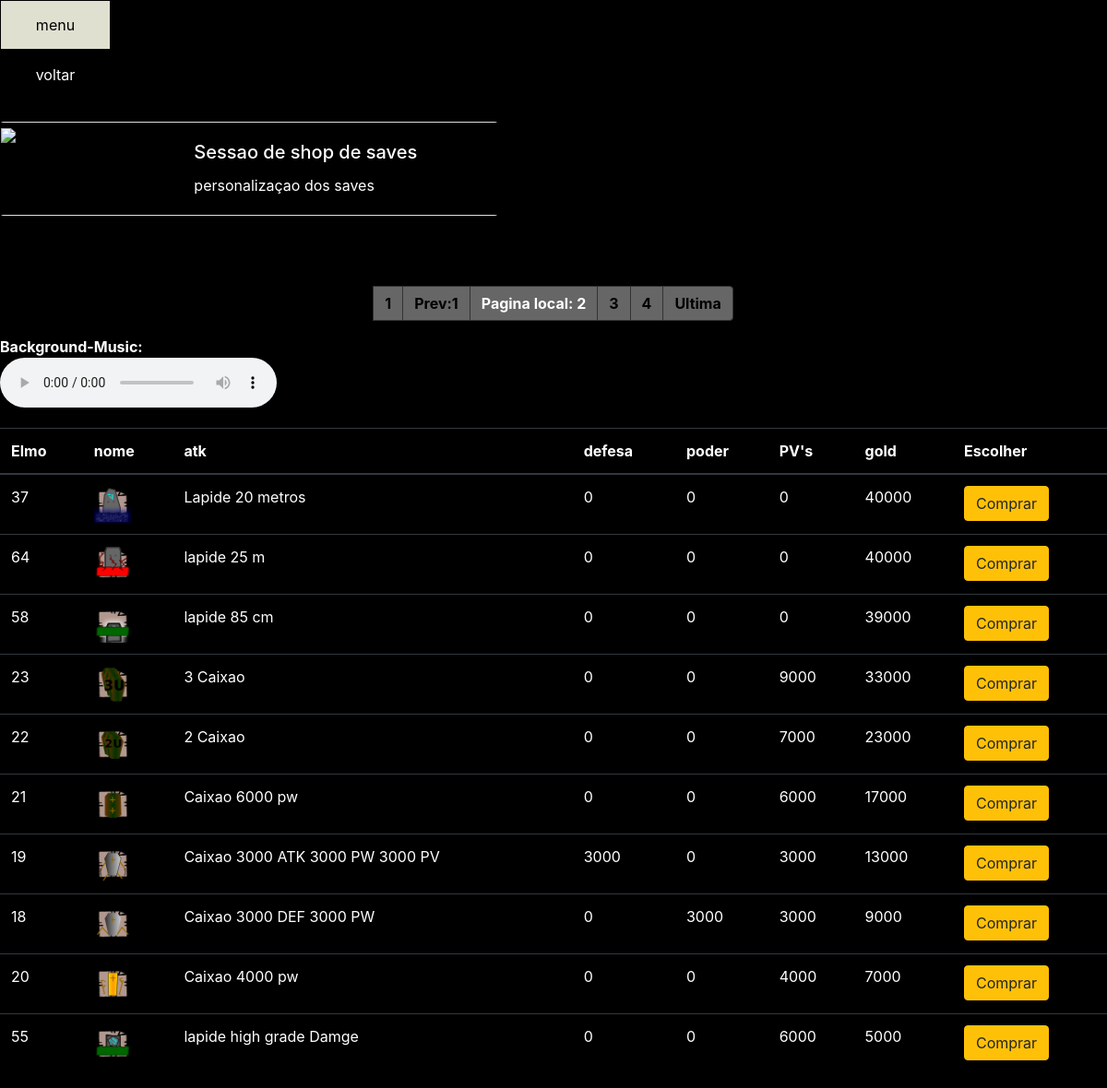
Page /menus/static/key_12initial.php?pagina=2 on the committed database.
### tables this page shows
CREATE TABLE IF NOT EXISTS `shops` (
  `inv_id` int(6) NOT NULL AUTO_INCREMENT,
  `inv_dono` varchar(250) DEFAULT NULL,
  `inv_nome` varchar(250) DEFAULT NULL,
  `inv_nome_item` varchar(250) DEFAULT NULL,
  `inv_mod` varchar(5000) DEFAULT NULL,
  `inv_slots` int(9) DEFAULT NULL,
  `inv_gold` int(8) DEFAULT NULL,
  `nome_da` varchar(250) DEFAULT NULL,
  `inv_type` varchar(250) DEFAULT NULL,
  `inv_loot` int(8) DEFAULT NULL,
  `inv_capacidade` int(14) DEFAULT NULL,
  `inv_atk` int(7) DEFAULT NULL,
  `inv_def` int(7) DEFAULT NULL,
  `inv_pw` int(7) DEFAULT NULL,
  `inv_hp_min` int(10) DEFAULT NULL,
  `inv_hp_max` int(10) DEFAULT NULL,
  `inv_mp_min` int(10) DEFAULT NULL,
  `inv_mp_max` int(10) DEFAULT NULL,
  `inv_tipo` varchar(250) DEFAULT NULL,
  `inv_kit` varchar(250) DEFAULT NULL,
  `inv_shop` varchar(250) DEFAULT NULL,
  `inv_cod_1` varchar(250) DEFAULT NULL,
  `inv_cod_2` varchar(250) DEFAULT NULL,
  `inv_cod_3` varchar(250) DEFAULT NULL,
  `inv_cod_final` varchar(250) DEFAULT NULL,
  PRIMARY KEY (`inv_id`)
);

### menus/static/key_12initial.php (the view, shortened to what this page needs)
<?php
include('../../login-cadastro/db/conexao.php');
?>
<!DOCTYPE html>
<html lang="pt-br">
  <head>
           <link rel="stylesheet" href="../../home/View/css/key_23.css">
           <link rel="stylesheet" href="https://maxcdn.bootstrapcdn.com/bootstrap/4.0.0/css/bootstrap.min.css">
           <link rel="stylesheet" href="https://cdnjs.cloudflare.com/ajax/libs/font-awesome/5.15.2/css/all.min.css" />
  <link rel="stylesheet" href="css/styles.css?v=1.0">
  </head>
  <body>
  <div class="links">
  <a class= "menu" href="key_24.php">menu</a>
<br>
  <a class= "voltar" href="key_473.php">voltar</a>
<br>
</div>
    </a><br>
   <div class="card mb-3" style="max-width: 540px;">
  <div class="row g-0">
    <div class="col-md-4">
      <img src="../../static/npcs2/misszumbi1.png" >
    </div>
    <div class="col-md-8">
      <div class="card-body">
        <h5 class="card-title"> Sessao de shop de saves  </h5>
        <p class="card-text"> personalizaçao dos saves</p>
      </div>
    </div>
  </div>
</div>
<table class="table table-dark">
  <thead>
    <tr>
      <th scope="col">Elmo</th>
      <th scope="col">nome</th>
      <th scope="col">atk</th>
      <th scope="col">defesa</th>
       <th scope="col">poder</th>
       <th scope="col">PV's</th>
       <th scope="col">gold</th>
      <th scope="col">Escolher</th>
    </tr>
  </thead>
  <tbody>
<?php
    $pagina_atual = filter_input(INPUT_GET,'pagina', FILTER_SANITIZE_NUMBER_INT);
    $pagina = (!empty($pagina_atual)) ? $pagina_atual : 1;
    $qnt_result_pg = 10;
    $inicio = ($qnt_result_pg * $pagina) - $qnt_result_pg;
$result_usuarios= $pdo-> prepare( "SELECT * FROM shops  WHERE nome_da = 'Initial' ORDER BY inv_gold desc LIMIT $qnt_result_pg OFFSET $inicio");
$result_usuarios-> execute();
$resultado_usuarios = $result_usuarios-> fetchAll( PDO::FETCH_ASSOC );
foreach($resultado_usuarios as  $row_usuario) {
echo "<form action='key_12enemy1_bck.php' method='POST'>";
      echo "<div class='buttoin'>";
            echo "<div class='card-content'>";
            echo "<div class='content'>";
          echo "<tr>";
          echo "<td scope='row'>".$row_usuario['inv_id']."</td>";
          echo "<td><img style='width:40px;height:40px' src=".$row_usuario['inv_nome']."></td>";
          echo "<td>" .$row_usuario["inv_nome_item"]. "</td>";
          echo "<td>" . $row_usuario['inv_atk'] . "</td>";
          echo "<td>" . $row_usuario['inv_def'] . "</td>";
          echo "<td>" . $row_usuario['inv_pw'] . "</td>";
         echo "<td>" . $row_usuario['inv_gold'] . "</td>";
 echo "<td><button type='submit' class='btn btn-warning'>Comprar</button></td>";
 echo "</div>";
            echo "</div>";
            echo "</div>";
      echo "</form>";
    }
    $result_pg= $pdo-> prepare( "SELECT COUNT(inv_id) AS num_result FROM shops WHERE nome_da = 'Initial'");
    $result_pg-> execute();
$resultado_pg = $result_pg-> fetchAll( PDO::FETCH_ASSOC );
foreach($resultado_pg as   $row_pg ) {
    $quantidade_pg = ceil($row_pg['num_result'] / $qnt_result_pg);
    $max_links = 2;
       echo "<nav aria-label='Page navigation example'>";
        echo "<ul class='pagination justify-content-center'>";
     echo " <a href='key_12initial.php?pagina=1'class='page-link' aria-label='Goto page 1'>1</a>";
    for($pag_ant = $pagina - $max_links; $pag_ant <= $pagina - 1; $pag_ant++){
      if($pag_ant >= 1){
        echo "<li class='page-item'><a class='page-link' href='key_12initial.php?pagina=$pag_ant' > Prev:".$pag_ant."</a></li>";
      }
    }
    echo "<li class='page-item'><a class='page-link' aria-current='page'>Pagina local: ".$pagina." </a></li> ";
    for($pag_dep = $pagina + 1; $pag_dep <= $pagina + $max_links; $pag_dep++){
      if($pag_dep <= $quantidade_pg){
        echo "<li class='page-item'><a class='page-link' href='key_12initial.php?pagina=$pag_dep'>$pag_dep</a> ";
      }
    }
    echo "<li class='page-item'><a class='page-link' href='key_12initial.php?pagina=$quantidade_pg' class='page-link' aria-label='Goto page 86'>Ultima</a></li>";
      echo "</ul>";
        echo "</nav>";
}
 ?>
     <figure>
    <figcaption style="color:white; font-weight: bold ">Background-Music:</figcaption>
    <audio
        controls
        loop
        play
        src="../ost/theme.mp3">
    </audio>
    <br/>
</figure>
     </body>
</html>

### home/View/css/key_23.css (style rules this page uses)
* { margin: 0; padding: 0; background-color:black ; }
img { width:40px; height:40px; }
a.page-link { background-color:#666666; color:black ; font-weight: bold; border:1px solid rgb(50,50,50); }
.btn { background-color:black; color:white; border: 2px solid #666666; }
a.menu:link, a.menu:visited, a.voltar:link, a.voltar:visited { background-color: #000; border: 1px solid #000; color: white; display: inline-block; padding: 14px 25px; text-align: center; text-decoration: none; width:100%; }
.links { width:120px; }

### menus/static/styles.css (style rules this page uses)
.buttoin { border: 3px solid black ; }
body { position:relative; background-color:black; color:white; }
a.menu:link, a.menu:visited, a.voltar:link, a.voltar:visited { background-color: #000; border: 1px solid #000; color: white; display: inline-block; padding: 14px 25px; text-align: center; text-decoration: none; width:100%; }
.links { width:120px; }
img { width:200px; height:auto ; }

### menus/static/key_12initial.php (style rules this page uses)
img { width:200px; height:auto ; }
.buttoin { border: 3px solid black ; }
body { position:relative; background-color:black; }
a.menu:link, a.menu:visited, a.voltar:link, a.voltar:visited { background-color: #000; border: 1px solid #000; color: white; display: inline-block; padding: 14px 25px; text-align: center; text-decoration: none; width:100%; }
.links { width:120px; }

### rows in the picture
shops: inv_id "37", shows a picture, inv_nome_item "Lapide 20 metros", inv_atk "0", inv_def "0", inv_pw "0", inv_gold "40000"
shops: inv_id "64", inv_nome (picture), inv_nome_item "lapide 25 m", inv_atk "0", inv_def "0", inv_pw "0", inv_gold "40000"
shops: inv_id "58", inv_nome (picture), inv_nome_item "lapide 85 cm", inv_atk "0", inv_def "0", inv_pw "0", inv_gold "39000"
shops: inv_id "23", shows a picture, inv_nome_item "3 Caixao", inv_atk "0", inv_def "0", inv_pw "9000", inv_gold "33000"
shops: inv_id "22", shows a picture, inv_nome_item "2 Caixao", inv_atk "0", inv_def "0", inv_pw "7000", inv_gold "23000"
shops: inv_id "21", shows a picture, inv_nome_item "Caixao 6000 pw", inv_atk "0", inv_def "0", inv_pw "6000", inv_gold "17000"
shops: inv_id "19", shows a picture, inv_nome_item "Caixao 3000 ATK 3000 PW 3000 PV", inv_atk "3000", inv_def "0", inv_pw "3000", inv_gold "13000"
shops: inv_id "18", shows a picture, inv_nome_item "Caixao 3000 DEF 3000 PW", inv_atk "0", inv_def "3000", inv_pw "3000", inv_gold "9000"
shops: inv_id "20", shows a picture, inv_nome_item "Caixao 4000 pw", inv_atk "0", inv_def "0", inv_pw "4000", inv_gold "7000"
shops: inv_id "55", inv_nome (picture), inv_nome_item "lapide high grade Damge", inv_atk "0", inv_def "0", inv_pw "6000", inv_gold "5000"
